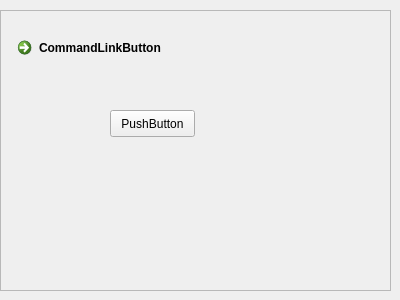
<?xml version="1.0" encoding="UTF-8"?>
<ui version="4.0">
 <class>myWidget</class>
 <widget class="QWidget" name="myWidget">
  <property name="geometry">
   <rect>
    <x>0</x>
    <y>0</y>
    <width>400</width>
    <height>300</height>
   </rect>
  </property>
  <property name="windowTitle">
   <string>Form</string>
  </property>
  <widget class="QFrame" name="frame">
   <property name="geometry">
    <rect>
     <x>0</x>
     <y>10</y>
     <width>391</width>
     <height>281</height>
    </rect>
   </property>
   <property name="frameShape">
    <enum>QFrame::StyledPanel</enum>
   </property>
   <property name="frameShadow">
    <enum>QFrame::Raised</enum>
   </property>
   <widget class="QCommandLinkButton" name="commandLinkButton">
    <property name="geometry">
     <rect>
      <x>10</x>
      <y>20</y>
      <width>176</width>
      <height>41</height>
     </rect>
    </property>
    <property name="text">
     <string>CommandLinkButton</string>
    </property>
   </widget>
   <widget class="QPushButton" name="pushButton">
    <property name="geometry">
     <rect>
      <x>110</x>
      <y>100</y>
      <width>85</width>
      <height>27</height>
     </rect>
    </property>
    <property name="text">
     <string>PushButton</string>
    </property>
   </widget>
  </widget>
 </widget>
 <resources/>
 <connections/>
</ui>
